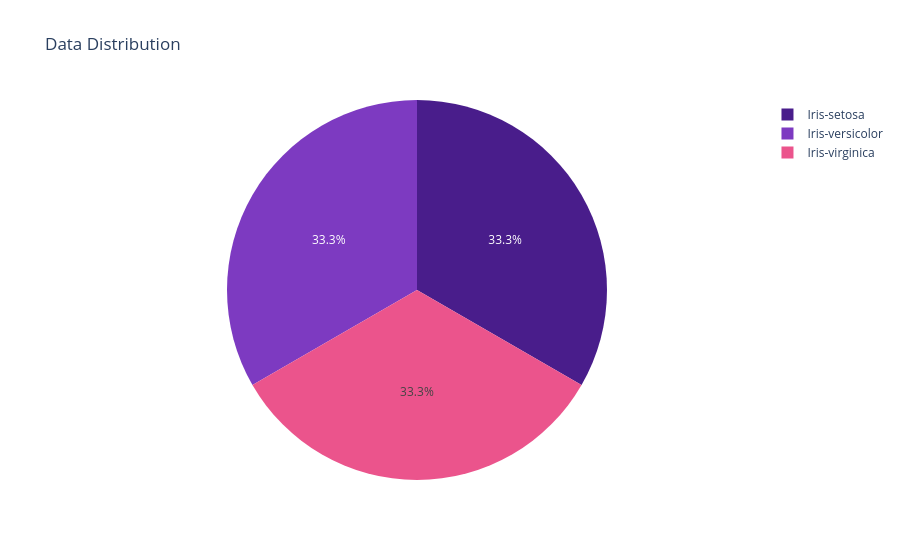

Source (notebook cell):
### Markdown cell above
Data Distribution

### Code cell
fig = px.pie(
    iris,
    names='Species',
    title='Data Distribution',
    color='Species',
    color_discrete_sequence=['#491D8B','#7D3AC1','#EB548C']
)
fig.show()

### Figure 1 — Plotly figure (JSON) as saved in the notebook; plotly's stock layout.template omitted (floating-point values rounded to 4 significant figures; data arrays with more than 128 entries replaced by an {"elided": "..."} marker saying what was removed)
{"data": [{"customdata": {"elided": "150x1 str values"}, "domain": {"x": [0, 1], "y": [0, 1]}, "hovertemplate": "Species=%{customdata[0]}<extra></extra>", "labels": {"elided": "150 str values"}, "legendgroup": "", "marker": {"colors": {"elided": "150 str values"}}, "name": "", "showlegend": true, "type": "pie"}], "layout": {"legend": {"tracegroupgap": 0}, "piecolorway": ["#491D8B", "#7D3AC1", "#EB548C"], "title": {"text": "Data Distribution"}}}
